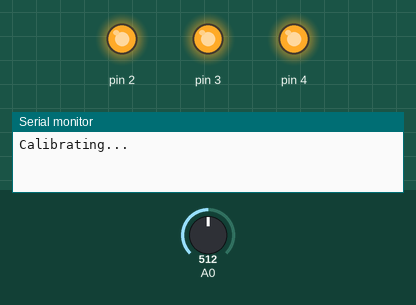
Simulated run of this sketch. Board: Arduino Uno, built with avr-gcc and run on an emulated ATmega328P. On the bench: output pins drawn as LEDs (lit = HIGH), the last lines printed to the serial monitor. The test bench sets the inputs (shaded band); at power-on: A0 = 512.

Above: at 0.1 s.
At 4.1 s:
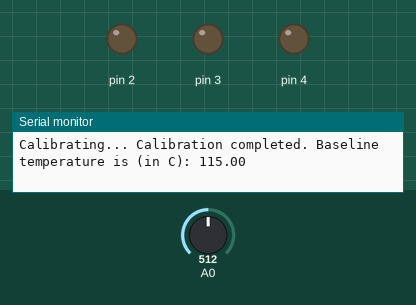
Timing chart, 0 to 5.6 s (numbered marks = the images above):
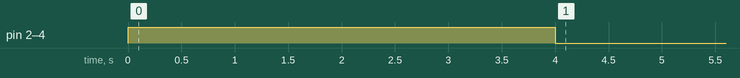

The sketch:

temperature_sensor.ino
```cpp
float baseline = 0;

void setup() {
  pinMode(A0, INPUT);
  pinMode(2, OUTPUT);
  pinMode(3, OUTPUT);
  pinMode(4, OUTPUT);
  analogReference(EXTERNAL);

  digitalWrite(2, HIGH);
  digitalWrite(3, HIGH);
  digitalWrite(4, HIGH);

  Serial.begin(9600);
  int steps = 4;
  Serial.print("Calibrating... ");
  for(int step = 0; step < steps; step++) {
    float tempC = readingToTemp(analogRead(A0));
    baseline += tempC;
    delay(1000);
  }
  baseline /= steps;
  Serial.print("Calibration completed. Baseline temperature is (in C): ");
  Serial.println(baseline);

  digitalWrite(2, LOW);
  digitalWrite(3, LOW);
  digitalWrite(4, LOW);
}

void loop() {
  float tempC = readingToTemp(analogRead(A0));

  if (tempC > baseline+1 && tempC <= baseline+2) {
    digitalWrite(2, HIGH);
    digitalWrite(3, LOW);
    digitalWrite(4, LOW);
  } else if (tempC > baseline+2 && tempC <= baseline+3) {
    digitalWrite(2, LOW);
    digitalWrite(3, HIGH);
    digitalWrite(4, LOW);
  } else if (tempC > baseline+3 && tempC <= baseline+4) {
    digitalWrite(2, LOW);
    digitalWrite(3, LOW);
    digitalWrite(4, HIGH);
  } else if (tempC > baseline+4) {
    digitalWrite(2, HIGH);
    digitalWrite(3, HIGH);
    digitalWrite(4, HIGH);
  } else {
    digitalWrite(2, LOW);
    digitalWrite(3, LOW);
    digitalWrite(4, LOW);
  }

  delay(1000);
}

float readingToTemp(int reading) {
  float voltage = (reading * 3.3) / 1024.0;
  return (voltage - 0.5) * 100 ;
}
```
